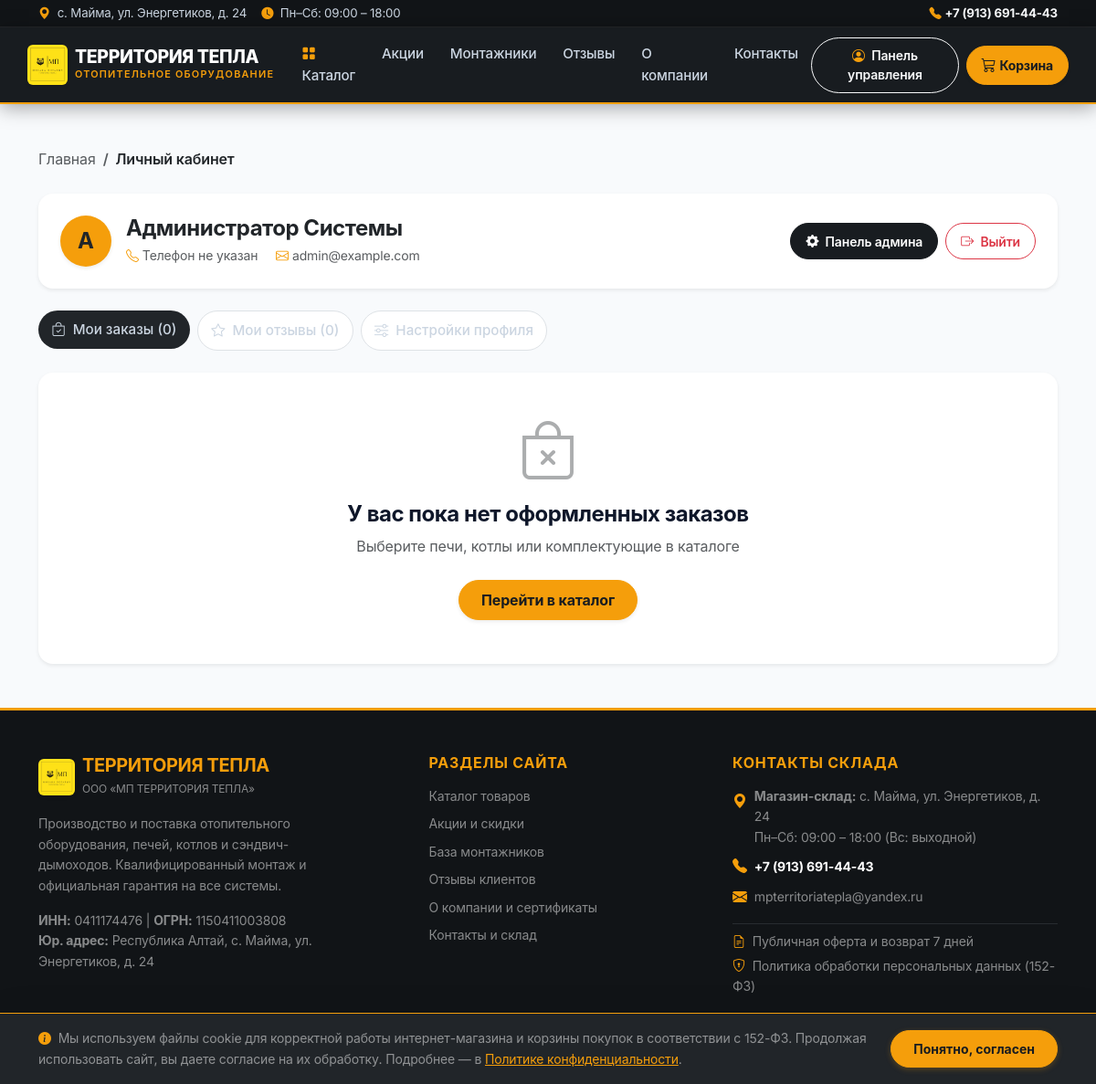
The app's page /profile.php (signed in) with its own data.
### tables this page shows
CREATE TABLE `users` (
  `id` int(11) NOT NULL AUTO_INCREMENT,
  `username` varchar(50) NOT NULL,
  `email` varchar(100) NOT NULL,
  `password` varchar(255) NOT NULL,
  `first_name` varchar(50) NOT NULL,
  `last_name` varchar(50) NOT NULL,
  `phone` varchar(20) DEFAULT NULL,
  `address_line1` varchar(255) DEFAULT NULL,
  `address_line2` varchar(255) DEFAULT NULL,
  `city` varchar(100) DEFAULT NULL,
  `postal_code` varchar(20) DEFAULT NULL,
  `role` enum('admin','moderator','customer','installer') NOT NULL DEFAULT 'customer',
  `is_active` tinyint(1) DEFAULT 1,
  `created_at` timestamp NULL DEFAULT current_timestamp(),
  `updated_at` timestamp NULL DEFAULT current_timestamp() ON UPDATE current_timestamp(),
  `loyalty_points` int(11) DEFAULT 0,
  `personal_data_agreed` tinyint(1) NOT NULL DEFAULT 0 COMMENT 'РЎРѕРіР»Р°СЃРёРµ РЅР° РѕР±СЂР°Р±РѕС‚РєСѓ РїРµСЂСЃРѕРЅР°Р»СЊРЅС‹С… РґР°РЅРЅС‹С… (152-Р¤Р—)',
  `personal_data_agreed_at` timestamp NULL DEFAULT NULL COMMENT 'Р”Р°С‚Р° Рё РІСЂРµРјСЏ РІС‹РґР°С‡Рё СЃРѕРіР»Р°СЃРёСЏ',
  PRIMARY KEY (`id`)
);

### includes/functions.php (called while the page is built, shortened)
<?php
require_once __DIR__ . '/config.php';
function getUserById($userId) {
    global $pdo;
    $stmt = $pdo->prepare("SELECT * FROM users WHERE id = ?");
    $stmt->execute([$userId]);
    return $stmt->fetch(PDO::FETCH_ASSOC);
}
function getOrdersByUserId($userId) {
    global $pdo;
    $stmt = $pdo->prepare("SELECT * FROM orders WHERE user_id = ? ORDER BY created_at DESC");
    $stmt->execute([$userId]);
    return $stmt->fetchAll(PDO::FETCH_ASSOC);
}
?>

### profile.php (the view, shortened to what this page needs)
<?php
require_once __DIR__ . '/includes/functions.php';
$userId = (int)$_SESSION['user_id'];
$user = getUserById($userId);
$orders = getOrdersByUserId($userId);
$product_reviews = [];
$installer_reviews = [];
$site_reviews = [];
try {
    $stmt = $pdo->prepare("SELECT pr.*, p.name as product_name, p.id as pid FROM product_reviews pr JOIN products p ON pr.product_id = p.id WHERE pr.user_id = ? ORDER BY pr.created_at DESC");
    $stmt->execute([$userId]);
    $product_reviews = $stmt->fetchAll(PDO::FETCH_ASSOC);
} catch(Exception $e) {}
try {
    $stmt = $pdo->prepare("SELECT ir.*, i.first_name, i.last_name, i.id as installer_id FROM installer_reviews ir JOIN installers i ON ir.installer_id = i.id WHERE ir.user_id = ? ORDER BY ir.created_at DESC");
    $stmt->execute([$userId]);
    $installer_reviews = $stmt->fetchAll(PDO::FETCH_ASSOC);
} catch(Exception $e) {}
try {
    $stmt = $pdo->prepare("SELECT * FROM site_reviews WHERE user_id = ? ORDER BY created_at DESC");
    $stmt->execute([$userId]);
    $site_reviews = $stmt->fetchAll(PDO::FETCH_ASSOC);
} catch(Exception $e) {}
$active_tab = 'orders';
require_once __DIR__ . '/includes/header.php';
?>
<main class="py-4 py-lg-5" style="background-color: var(--bg-page, #f8fafc);">
    <div class="container">
        <nav aria-label="breadcrumb" class="mb-4">
            <ol class="breadcrumb small">
                <li class="breadcrumb-item"><a href="index.php" class="text-decoration-none text-muted">Главная</a></li>
                <li class="breadcrumb-item active text-dark fw-semibold" aria-current="page">Личный кабинет</li>
            </ol>
        </nav>
        <div class="card border-0 shadow-sm rounded-4 p-4 bg-white mb-4">
            <div class="d-flex flex-column flex-md-row align-items-center justify-content-between gap-3">
                <div class="d-flex align-items-center gap-3 text-center text-md-start">
                    <div class="rounded-circle bg-warning text-dark fw-bold d-flex align-items-center justify-content-center shadow-sm" style="width: 56px; height: 56px; font-size: 1.5rem;">
                        <?= mb_substr($user['first_name'] ?: ($user['username'] ?: 'У'), 0, 1) ?>
                    </div>
                    <div>
                        <h4 class="fw-bold mb-1 text-dark">
                            <?= htmlspecialchars(($user['first_name'] ?? '') . ' ' . ($user['last_name'] ?? '')) ?: htmlspecialchars($user['username']) ?>
                        </h4>
                        <div class="text-muted small">
                            <span class="me-3"><i class="bi bi-telephone text-warning me-1"></i><?= htmlspecialchars($user['phone'] ?? 'Телефон не указан') ?></span>
                            <?php if (!empty($user['email'])): ?>
                                <span><i class="bi bi-envelope text-warning me-1"></i><?= htmlspecialchars($user['email']) ?></span>
                            <?php endif; ?>
                        </div>
                    </div>
                </div>
                <div class="d-flex gap-2">
                    <?php if ($user['role'] === 'admin'): ?>
                        <a href="admin/index.php" class="btn btn-dark btn-sm rounded-pill fw-semibold px-3">
                            <i class="bi bi-gear-fill me-1"></i> Панель админа
                        </a>
                    <?php elseif ($user['role'] === 'installer'): ?>
                        <a href="installers/index.php" class="btn btn-warning btn-sm rounded-pill fw-bold px-3">
                            <i class="bi bi-tools me-1"></i> Кабинет мастера
                        </a>
                    <?php endif; ?>
                    <a href="logout.php" class="btn btn-outline-danger btn-sm rounded-pill fw-semibold px-3">
                        <i class="bi bi-box-arrow-right me-1"></i> Выйти
                    </a>
                </div>
            </div>
        </div>
        <ul class="nav nav-pills mb-4 gap-2">
            <li class="nav-item">
                <button class="nav-link rounded-pill px-4 <?= $active_tab === 'orders' ? 'active bg-dark' : 'bg-white text-dark border' ?>" data-bs-toggle="pill" data-bs-target="#tab-orders">
                    <i class="bi bi-bag-check me-1"></i> Мои заказы (<?= count($orders) ?>)
                </button>
            </li>
            <li class="nav-item">
                <button class="nav-link rounded-pill px-4 <?= $active_tab === 'reviews' ? 'active bg-dark' : 'bg-white text-dark border' ?>" data-bs-toggle="pill" data-bs-target="#tab-reviews">
                    <i class="bi bi-star me-1"></i> Мои отзывы (<?= count($product_reviews) + count($installer_reviews) + count($site_reviews) ?>)
                </button>
            </li>
            <li class="nav-item">
                <button class="nav-link rounded-pill px-4 <?= $active_tab === 'settings' ? 'active bg-dark' : 'bg-white text-dark border' ?>" data-bs-toggle="pill" data-bs-target="#tab-settings">
                    <i class="bi bi-sliders me-1"></i> Настройки профиля
                </button>
            </li>
        </ul>
        <div class="tab-content">
            <div class="tab-pane fade <?= $active_tab === 'orders' ? 'show active' : '' ?>" id="tab-orders">
                <?php if (!empty($orders)): ?>
                    <div class="card border-0 shadow-sm rounded-4 bg-white overflow-hidden">
                        <div class="table-responsive">
                            <table class="table table-hover align-middle mb-0">
                                <thead class="table-light">
                                    <tr>
                                        <th class="ps-4 py-3">№ Заказа</th>
                                        <th class="py-3">Дата</th>
                                        <th class="py-3">Способ доставки</th>
                                        <th class="py-3">Сумма</th>
                                        <th class="py-3">Статус</th>
                                    </tr>
                                </thead>
                                <tbody>
                                    <?php foreach ($orders as $ord): ?>
                                    <tr>
                                        <td class="ps-4 fw-bold text-dark">#<?= $ord['id'] ?></td>
                                        <td class="small text-muted"><?= date('d.m.Y H:i', strtotime($ord['created_at'])) ?></td>
                                        <td class="small">
                                            <?= $ord['delivery_method'] === 'courier' ? '<i class="bi bi-truck me-1"></i> Доставка' : '<i class="bi bi-geo-alt me-1"></i> Самовывоз' ?>
                                        </td>
                                        <td class="fw-bold text-dark text-nowrap"><?= number_format($ord['total_price'], 0, '.', ' ') ?> ₽</td>
                                        <td><?= getStatusBadge($ord['status']) ?></td>
                                    </tr>
                                    <?php endforeach; ?>
                                </tbody>
                            </table>
                        </div>
                    </div>
                <?php else: ?>
                    <div class="card border-0 shadow-sm rounded-4 text-center py-5 px-3 bg-white">
                        <i class="bi bi-bag-x display-3 text-muted opacity-50 mb-3"></i>
                        <h4 class="fw-bold">У вас пока нет оформленных заказов</h4>
                        <p class="text-muted mb-4">Выберите печи, котлы или комплектующие в каталоге</p>
                        <div>
                            <a href="catalog.php" class="btn btn-warning fw-bold rounded-pill px-4 shadow-sm">
                                Перейти в каталог
                            </a>
                        </div>
                    </div>
                <?php endif; ?>
            </div>
        </div>
    </div>
</main>
<?php require_once __DIR__ . '/includes/footer.php'; ?>

### css/style.css (style rules this page uses)
:root { --bs-warning: #f59e0b; --bs-warning-hover: #d97706; --bs-warning-rgb: 245, 158, 11; --accent-flame: #ea580c; --dark-main: #181c20; --dark-surface: #222830; --dark-card: #28303a; --dark-border: #333c48; --bg-page: #f8fafc; --bg-surface: #ffffff; --border-color: #e2e8f0; --border-light: #edf2f7; --status-stock: #10b981; --status-stock-bg: #ecfdf5; --status-discount: #ef4444; --status-discount-bg: #fef2f2; --text-main: #0f172a; --text-muted: #64748b; --text-light: #94a3b8; --radius-sm: 8px; --radius-md: 12px; --radius-lg: 18px; --radius-xl: 24px; --shadow-subtle: 0 1px 3px rgba(0,0,0,0.04), 0 1px 2px rgba(0,0,0,0.02); --shadow-card: 0 4px 6px -1px rgba(15, 23, 42, 0.06), 0 2px 4px -2px rgba(15, 23, 42, 0.04); --shadow-hover: 0 16px 28px -6px rgba(15, 23, 42, 0.12), 0 8px 12px -4px rgba(15, 23, 42, 0.06); --transition-base: all 0.22s cubic-bezier(0.16, 1, 0.3, 1); }
body { font-family: 'Inter', -apple-system, BlinkMacSystemFont, "Segoe UI", Roboto, "Helvetica Neue", Arial, sans-serif; background-color: var(--bg-page); color: var(--text-main); line-height: 1.6; letter-spacing: -0.01em; overflow-x: hidden; }
h1, h2, h3, h4, h5, h6 { color: var(--text-main); font-weight: 700; letter-spacing: -0.02em; }
a { color: var(--text-main); text-decoration: none; transition: var(--transition-base); }
.btn { font-weight: 600; border-radius: var(--radius-sm); padding: 0.55rem 1.25rem; transition: var(--transition-base); }
.btn-warning { background-color: var(--bs-warning); border-color: var(--bs-warning); color: #181c20; box-shadow: 0 2px 6px rgba(245, 158, 11, 0.25); }
.btn-dark { background-color: var(--dark-main); border-color: var(--dark-main); color: #ffffff; }
.nav-link, .navbar-dark .navbar-nav .nav-link { font-size: 0.95rem; font-weight: 500; color: #cbd5e1 !important; padding: 0.55rem 0.9rem !important; transition: var(--transition-base); position: relative; border-radius: 6px; }

### records on screen
users: first_name "А", first_name+last_name "Администратор Системы", phone "Телефон не указан", email "admin@example.com"

### other values on screen
$cabinet_title "Панель управления"
count($orders) "0"
